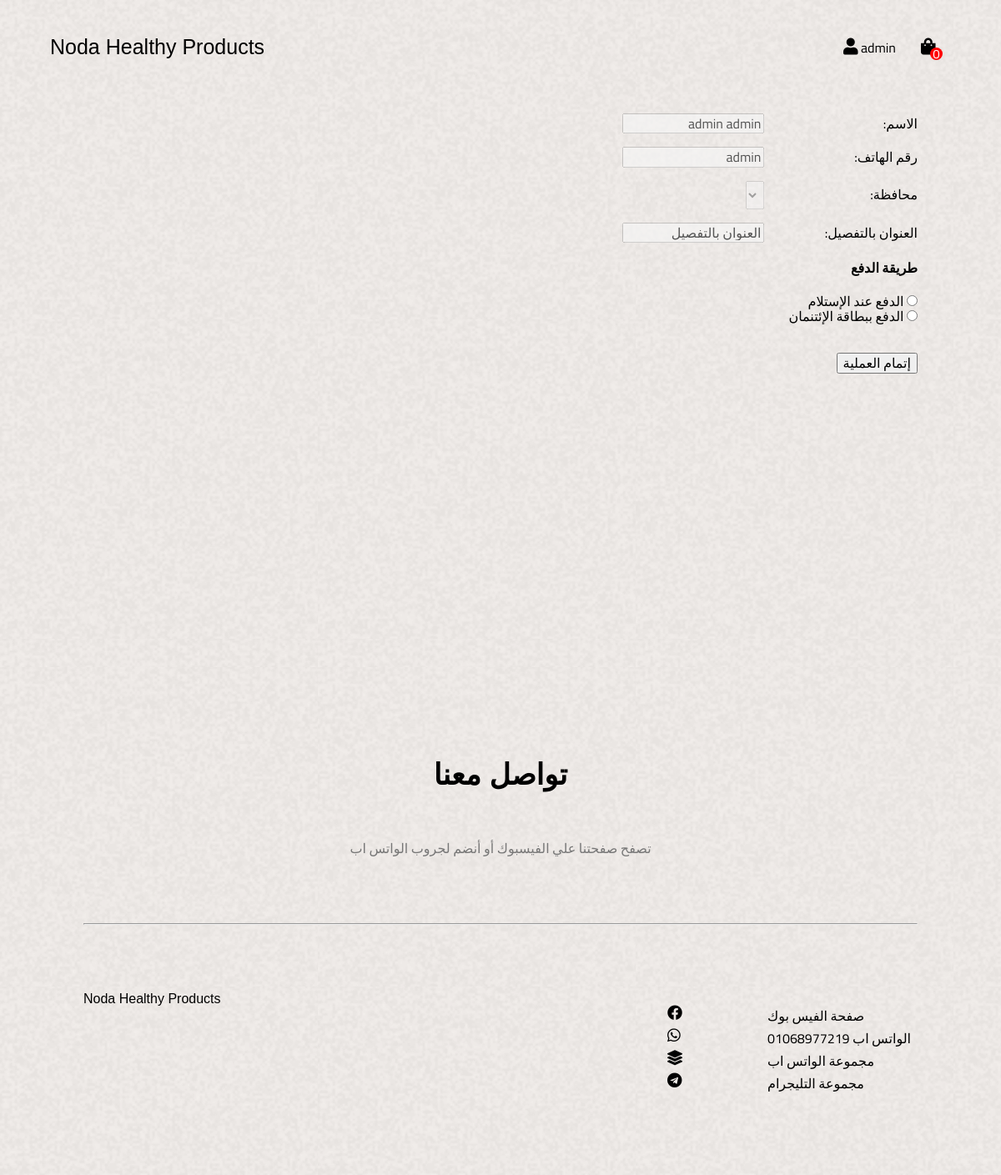
Before: /purchase/ (signed in) with the older database file.
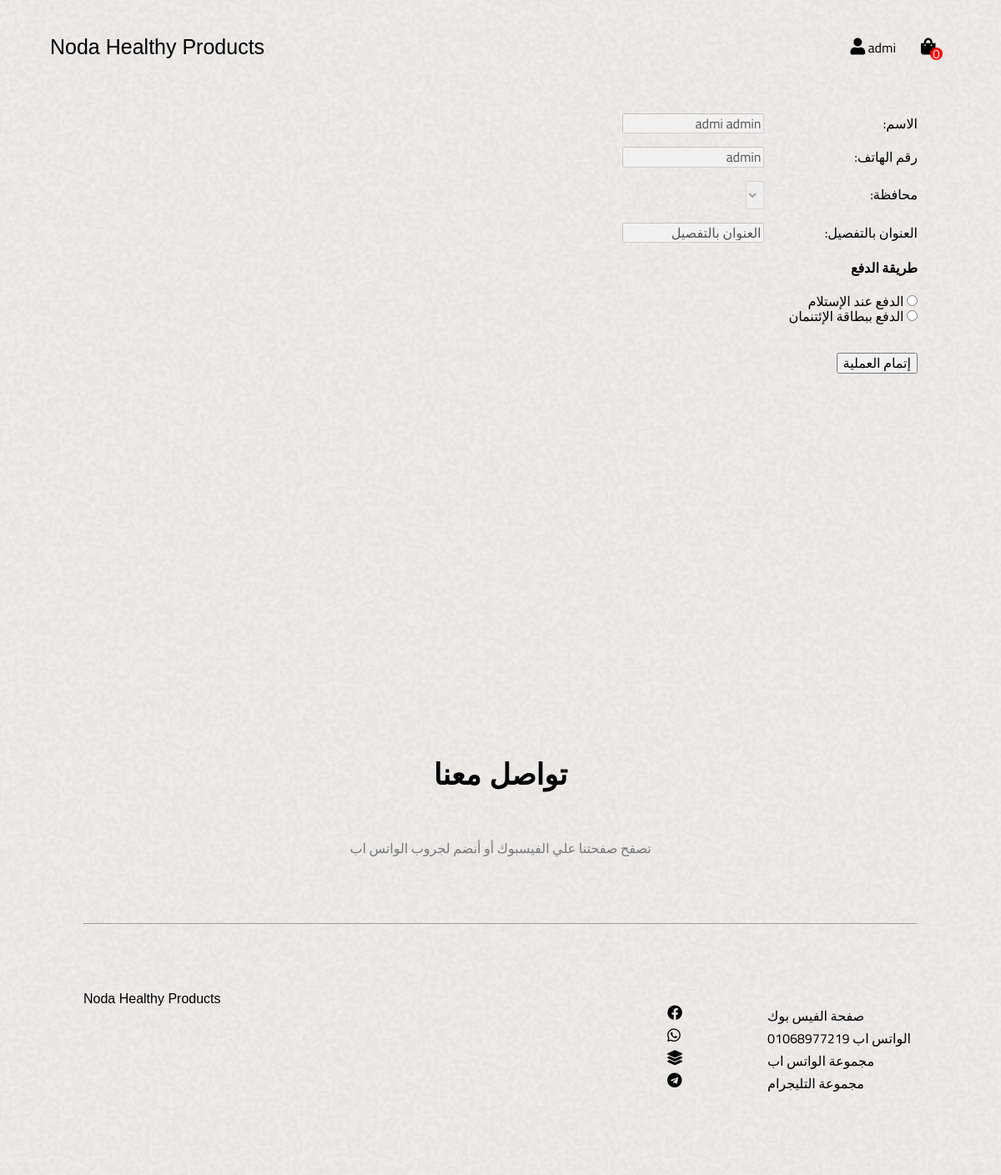
After: the same page with the newer database file.
### User/models.py (models this page shows, shortened)
class User(AbstractBaseUser, PermissionsMixin):
    first_name = models.CharField(max_length=255)
    last_name = models.CharField(max_length=255)
    mobile = models.CharField(unique=True, max_length=50)
    address = models.CharField(max_length=255)
    city = models.ForeignKey(City, on_delete=models.CASCADE, blank=True, null=True)
    products_in_cart = models.IntegerField(default=0)
    price_in_cart = models.FloatField(default=0)
    is_staff = models.BooleanField(default=True)
    is_active = models.BooleanField(default=True)
    is_superuser = models.BooleanField(default=False)
    is_verified = models.BooleanField(default=False)
    objects = UserManager()
    USERNAME_FIELD = 'mobile'
    REQUIRED_FIELDS = ['first_name', 'last_name']
    class Meta:
        verbose_name = 'User'
        verbose_name_plural = 'Users'

### store/views.py (the view)
# urls.py: path('purchase/', views.purchase, name='purchase'),
def purchase(request):
    return render(request, 'purchase.html')

### templates/purchase.html (shortened to what this page needs)
{% extends 'base.html' %}
{% load static %}
{% block style %}
<link rel="stylesheet" href="{% static 'css/purchase.css'%}" />
{% endblock %}
{% block content %}
<form>
    <div class="container">
        <p>
            <label for="">
            الاسم:
            </label>
            <input disabled type="text" value="{{ user.first_name }} {{ user.last_name}}">
        </p>
        <p>
            <label for="">
            رقم الهاتف:
            </label>
            <input disabled type="text" value="{{ user.mobile }}">
        </p>
        <p>
            <label for="">
            محافظة:
            </label>
            <select name="city" disabled id="country" name="country">
                <option selected value="{{ user.city.id }}">{{user.city.name}}</option>
                <!-- <option selected="selected">القاهرة</option>
                <option>الغربية</option>
                <option>الإسكندرية</option>
                <option>الإسماعيلية</option>
                <option>كفر الشيخ</option>
                <option>أسوان</option>
                <option>أسيوط</option>
                <option>الأقصر</option>
                <option>الوادي الجديد</option>
                <option>شمال سيناء</option>
                <option>البحيرة</option>
                <option>بني سويف</option>
                <option>بورسعيد</option>
                <option>البحر الأحمر</option>
                <option>الجيزة</option>
                <option>الدقهلية</option>
                <option>جنوب سيناء</option>
                <option>دمياط</option>
                <option>سوهاج</option>
                <option>السويس</option>
                <option>الشرقية</option>
                <option>الغربية</option>
                <option>الفيوم</option>
                <option>القليوبية</option>
                <option>قنا</option>
                <option>مطروح</option>
                <option>المنوفية</option>
                <option>المنيا</option> -->
            </select>
        </p>
        <p>
            <label for="">
                العنوان بالتفصيل:
            </label>
            <input disabled type="text" value="العنوان بالتفصيل">
        </p>
        <h4>طريقة الدفع</h4>
        <input type="radio" id="cashondelivery" name="fav_payment" value="cod">
        <label for="cashondelivery">الدفع عند الإستلام</label><br>
        <input type="radio" id="creditcard" name="fav_payment" value="credit">
        <label for="creditcard">الدفع ببطاقة الإئتنمان</label><br><br>
        <p>
            <input type="submit" value="إتمام العملية">
        </p>
    </div>
</form>
{% endblock %}

### templates/base.html (shortened to what this page needs)
{% load static %}
<!DOCTYPE html>
<html lang="en">
  <head>
    <link rel="stylesheet" href="{% static 'icons/css/all.min.css'%}" />
    <link rel="stylesheet" href="{% static 'css/normalize.css'%}" />
    <link rel="stylesheet" href="{% static 'css/style.css'%}" />
    <link rel="stylesheet" href="{% static 'css/menu.css'%}" />
    <link rel="stylesheet" href="{% static 'css/side-img.css'%}" />
    <link rel="stylesheet" href="{% static 'css/landing-page.css'%}" />
    <link rel="stylesheet" href="{% static 'css/about.css'%}" />
    <link rel="stylesheet" href="{% static 'css/testimonials.css'%}" />
    <link rel="stylesheet" href="{% static 'css/faq.css'%}" />
    <link rel="stylesheet" href="{% static 'css/testimonials2.css'%}" />
    <link rel="stylesheet" href="{% static 'css/contact.css'%}" />
    <link rel="stylesheet" href="{% static 'css/framework.css'%}" />
    <link rel="stylesheet" href="{% static 'css/login.css'%}" />
    <link rel="stylesheet" href="{% static 'css/signup.css'%}" />
    <link rel="stylesheet" href="{% static 'css/product.css'%}" />
    <link rel="stylesheet" href="{% static 'css/cart.css'%}" />
    {% block style %}
    {% endblock %}
  </head>
  <body>
    <nav>
        <div class="logo">
          <a href="/">
            Noda Healthy Products
          </a>
        </div>
        <ul>
          <li>
            <i class="fa fa-user"></i>
            <a href="/profile">{{ user.first_name }}</a>
          </li>
          <li>
            <a href="/cart" class="cart-link">
              <i class="fa fa-shopping-bag"></i>
              <span class="cart-items-no">{{ user.products_in_cart }}</span>
            </a>
          </li>
        </ul>
    </nav>
    <main>
        {% block content %}
        {% endblock %}
    </main>
    <div class="contact">
      <div class="container">
        <h2>تواصل معنا</h2>
        <p>تصفح صفحتنا علي الفيسبوك أو أنضم لجروب الواتس اب</p>
        <hr />
        <footer>
          <div class="logo">Noda Healthy Products</div>
          <ul>
            <li>
              <a
                target="_blank"
                href="https://www.facebook.com/groups/1544081465733863/"
              >
                <label>صفحة الفيس بوك</label>
                <i class="fab fa-facebook"></i>
              </a>
            </li>
            <li>
              <a>
                <label>الواتس اب 01068977219</label>
                <i class="fab fa-whatsapp"></i>
              </a>
            </li>
            <li>
              <a
                target="_blank"
                href="https://chat.whatsapp.com/JFMbo2s9Hi63xrJxxHo6tD"
              >
                <label>مجموعة الواتس اب</label>
                <i class="fa fa-layer-group"></i>
              </a>
            </li>
            <li>
              <a target="_blank" href="https://t.me/+Q6Xk0FG2idg0NzZk">
                <label>مجموعة التليجرام</label>
                <i class="fab fa-telegram"></i>
              </a>
            </li>
          </ul>
        </footer>
      </div>
    </div>
  </body>
</html>

Changed rows visible on the page:
changed User "admin": first_name "admin" → "admi"; first_name "admin admin" → "admi admin"
